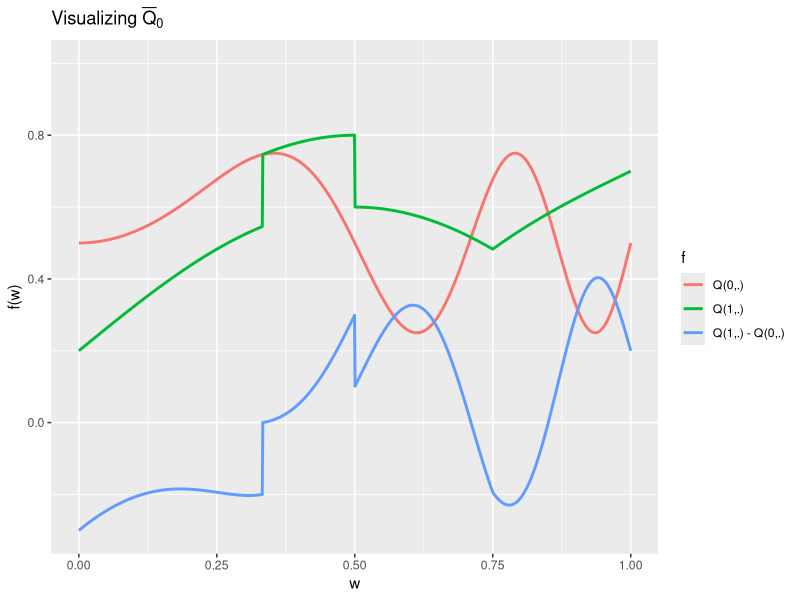

Write the R code that produced this figure. (Note: this script raises an error after producing the figure.)
## ---- chunk 1
knitr::opts_chunk$set(
  fig.height = 4, 
  fig.path = 'img/',
  fig.width = 12,
  message = FALSE,
  size = "tiny",
  warning = FALSE,
  warnings = FALSE
)
## ---- chunk 2
redo <- c(TRUE, FALSE)[2]
## if 'redo' then recompute 'learned_features_fixed_sample_size' and
## 'learned_features_varying_sample_size', otherwise upload them if they
## not already in the environment.
if (redo) {
  if (!exists("learned_features_fixed_sample_size")) {
    learned_features_fixed_sample_size <-
      loadObject("data/learned_features_fixed_sample_size.xdr")
  }
  if (!exists("learned_features_varying_sample_size")) {
    learned_features_varying_sample_size <-
      loadObject("data/learned_features_varying_sample_size.xdr")
  }
} 
## ---- chunk 3
set.seed(54321) ## because reproducibility matters...
suppressMessages(library(R.utils)) ## make sure it is installed
suppressMessages(library(tidyverse)) ## make sure it is installed
suppressMessages(library(caret)) ## make sure it is installed
expit <- plogis
logit <- qlogis
## ---- chunk 4
draw_from_experiment <- function(n, ideal = FALSE) {
  ## preliminary
  n <- Arguments$getInteger(n, c(1, Inf))
  ideal <- Arguments$getLogical(ideal)
  ## ## 'Gbar' and 'Qbar' factors
  Gbar <- function(W) {
    expit(1 + 2 * W - 4 * sqrt(abs((W - 5/12))))
  }
  Qbar <- function(AW) {
    A <- AW[, 1]
    W <- AW[, 2]
    ## A * (cos((1 + W) * pi / 4) + (1/3 <= W & W <= 1/2) / 5) +
    ##  (1 - A) * (sin(4 * W^2 * pi) / 4 + 1/2)
    A * (cos((-1/2 + W) * pi) * 2/5 + 1/5 + (1/3 <= W & W <= 1/2) / 5 +
         (W >= 3/4) * (W - 3/4) * 2) +
      (1 - A) * (sin(4 * W^2 * pi) / 4 + 1/2) 
  }
  ## sampling
  ## ## context
  mixture_weights <- c(1/10, 9/10, 0)
  mins <- c(0, 11/30, 0)
  maxs <- c(1, 14/30, 1)
  latent <- findInterval(runif(n), cumsum(mixture_weights)) + 1
  W <- runif(n, min = mins[latent], max = maxs[latent])
  ## ## counterfactual rewards
  zeroW <- cbind(A = 0, W)
  oneW <- cbind(A = 1, W)
  Qbar.zeroW <- Qbar(zeroW)
  Qbar.oneW <- Qbar(oneW)
  Yzero <- rbeta(n, shape1 = 2, shape2 = 2 * (1 - Qbar.zeroW) / Qbar.zeroW)
  Yone <- rbeta(n, shape1 = 3, shape2 = 3 * (1 - Qbar.oneW) / Qbar.oneW)
  ## ## action undertaken
  A <- rbinom(n, size = 1, prob = Gbar(W))
  ## ## actual reward
  Y <- A * Yone + (1 - A) * Yzero
  ## ## observation
  if (ideal) {
    obs <- cbind(W = W, Yzero = Yzero, Yone = Yone, A = A, Y = Y)
  } else {
    obs <- cbind(W = W, A = A, Y = Y)
  }
  attr(obs, "Gbar") <- Gbar
  attr(obs, "Qbar") <- Qbar
  attr(obs, "QW") <- function(W) {
    out <- sapply(1:length(mixture_weights),
                  function(ii){
                    mixture_weights[ii] *
                      dunif(W, min = mins[ii], max = maxs[ii])
                  })
    return(rowSums(out))
  }
  attr(obs, "qY") <- function(AW, Y, Qbar){
    A <- AW[, 1]
    W <- AW[, 2]
    Qbar.AW <- do.call(Qbar, list(AW)) # is call to 'do.call' necessary?
    shape1 <- ifelse(A == 0, 2, 3)
    dbeta(Y, shape1 = shape1, shape2 = shape1 * (1 - Qbar.AW) / Qbar.AW)
  }
  ##
  return(obs)
}
## ---- chunk 5
(five_obs <- draw_from_experiment(5))
## ---- chunk 6
Gbar <- attr(five_obs, "Gbar")
Qbar <- attr(five_obs, "Qbar")
QW <- attr(five_obs, "QW")

features <- tibble(w = seq(0, 1, length.out = 1e3)) %>%
  mutate(Qw = QW(w),
         Gw = Gbar(w),
         Q1w = Qbar(cbind(A = 1, W = w)),
         Q0w = Qbar(cbind(A = 0, W = w)),
         blip_Qw = Q1w - Q0w)

features %>% select(-Qw, -Gw) %>%
  rename("Q(1,.)" = Q1w,
         "Q(0,.)" = Q0w,
         "Q(1,.) - Q(0,.)" = blip_Qw) %>%
  gather("f", "value", -w) %>%
  ggplot() +
  geom_line(aes(x = w, y = value, color = f), size = 1) +
  labs(y = "f(w)", title = bquote("Visualizing" ~ bar(Q)[0])) +
  ylim(NA, 1)
## ---- chunk 7
integrand <- function(w) {
  Qbar <- attr(five_obs, "Qbar")
  QW <- attr(five_obs, "QW")
  ( Qbar(cbind(1, w)) - Qbar(cbind(0, w)) ) * QW(w)
}
(psi_zero <- integrate(integrand, lower = 0, upper = 1)$val)
## ---- chunk 8
## plot the causal diagram
## ---- chunk 9
B <- 1e6
ideal_obs <- draw_from_experiment(B, ideal = TRUE)
(psi_approx <- mean(ideal_obs[, "Yone"] - ideal_obs[, "Yzero"]))
## ---- chunk 10
sd_approx <- sd(ideal_obs[, "Yone"] - ideal_obs[, "Yzero"])
alpha <- 0.05
(psi_approx_CI <- psi_approx + c(-1, 1) * qnorm(1 - alpha / 2) * sd_approx / sqrt(B))
## ---- chunk 11
draw_from_another_experiment <- function(n, h = 0) {
  ## preliminary
  n <- Arguments$getInteger(n, c(1, Inf))
  h <- Arguments$getNumeric(h)
  ## ## 'Gbar' and 'Qbar' factors
  Gbar <- function(W) {
    sin((1 + W) * pi / 6)
  }
  Qbar <- function(AW, hh = h) {
    A <- AW[, 1]
    W <- AW[, 2]
    expit( logit( A *  W + (1 - A) * W^2 ) +
           hh * 10 * sqrt(W) * A )
  }
  ## sampling
  ## ## context
  W <- runif(n, min = 1/10, max = 9/10)
  ## ## action undertaken
  A <- rbinom(n, size = 1, prob = Gbar(W))
  ## ## reward
  shape1 <- 4
  QAW <- Qbar(cbind(A, W))
  Y <- rbeta(n, shape1 = shape1, shape2 = shape1 * (1 - QAW) / QAW)
  ## ## observation
  obs <- cbind(W = W, A = A, Y = Y)
  attr(obs, "Gbar") <- Gbar
  attr(obs, "Qbar") <- Qbar
  attr(obs, "QW") <- function(x){dunif(x, min = 1/10, max = 9/10)}
  attr(obs, "shape1") <- shape1
  attr(obs, "qY") <- function(AW, Y, Qbar, shape1){
    A <- AW[,1]; W <- AW[,2]
    Qbar.AW <- do.call(Qbar, list(AW))
    dbeta(Y, shape1 = shape1, shape2 = shape1 * (1 - Qbar.AW) / Qbar.AW)
  }
  ##
  return(obs)
}
## ---- chunk 12
five_obs_from_another_experiment <- draw_from_another_experiment(5)
another_integrand <- function(w) {
  Qbar <- attr(five_obs_from_another_experiment, "Qbar")
  QW <- attr(five_obs_from_another_experiment, "QW")
  ( Qbar(cbind(1, w)) - Qbar(cbind(0, w)) ) * QW(w)
}
(psi_Pi_zero <- integrate(another_integrand, lower = 0, upper = 1)$val)
## ---- chunk 13
eic <- function(obs, psi) {
  Qbar <- attr(obs, "Qbar")
  Gbar <- attr(obs, "Gbar")
  QAW <- Qbar(obs[, c("A", "W")])
  GW <- Gbar(obs[, "W"])
  lGAW <- obs[, "A"] * GW + (1 - obs[, "A"]) * (1 - GW)
  ( Qbar(cbind(1, obs[, "W"])) - Qbar(cbind(0, obs[, "W"])) - psi ) +
    (2 * obs[, "A"] - 1) / lGAW * (obs[, "Y"] - QAW)
}

(eic(five_obs, psi = psi_approx))
(eic(five_obs_from_another_experiment, psi = psi_Pi_zero))
## ---- chunk 14
obs <- draw_from_experiment(B)
(cramer_rao_hat <- var(eic(obs, psi = psi_approx)))
## ---- chunk 15
obs_from_another_experiment <- draw_from_another_experiment(B)
(cramer_rao_Pi_zero_hat <- var(eic(obs_from_another_experiment, psi = 59/300)))
(ratio <- sqrt(cramer_rao_Pi_zero_hat/cramer_rao_hat))
## ---- chunk 16
sigma0_draw_from_another_experiment <- function(obs) { 
  ## preliminary
  Qbar <- attr(obs, "Qbar")
  QAW <- Qbar(obs[, c("A", "W")])
  shape1 <- Arguments$getInteger(attr(obs, "shape1"), c(1, Inf))
  ## computations
  betaAW <- shape1 * (1 - QAW) / QAW
  out <- log(1 - obs[, "Y"])
  for (int in 1:shape1) {
    out <- out + 1/(int - 1 + betaAW)
  }
  out <- - out * shape1 * (1 - QAW) / QAW * 10 * sqrt(obs[, "W"]) * obs[, "A"]
  ## no need to center given how we will use it
  return(out)
}

vars <- eic(obs_from_another_experiment, psi = 59/300) *
  sigma0_draw_from_another_experiment(obs_from_another_experiment)
sd_hat <- sd(vars)
(slope_hat <- mean(vars))
(slope_CI <- slope_hat + c(-1, 1) * qnorm(1 - alpha / 2) * sd_hat / sqrt(B))
## ---- chunk 17
Gbar <- attr(obs, "Gbar")

iter <- 1e3
## ---- chunk 18
estimate_G <- function(dat, algorithm, ...) {
  if (!attr(algorithm, "ML")) {
    dat <- as.data.frame(dat)
    fit <- algorithm[[1]](formula = algorithm[[2]], data = dat)
    Ghat <- function(newdata) {
      newdata <- as.data.frame(newdata)
      predict(fit, newdata, type = "response")
    }
  } else {
    fit <- algorithm(dat, ...)
    Qhat <- function(newdata) {
      caret::predict.train(fit, newdata)
    }
  }
  return(Ghat)
}

compute_lGhatAW <- function(A, W, Ghat, threshold = 0.05) {
  dat <- data.frame(A = A, W = W)
  Ghat_W <- Ghat(dat)
  lGAW <- A * Ghat_W + (1 - A) * (1 - Ghat_W)
  pred <- pmin(1 - threshold, pmax(lGAW, threshold))
  return(pred)
}
## ---- chunk 19
working_model_G_one <- list(
  model = function(...) {glm(family = binomial(), ...)},
  formula = as.formula(
    paste("A ~",
          paste(c("I(W^", "I(abs(W - 5/12)^"),
                rep(seq(1/2, 3/2, by = 1/2), each = 2),
                sep = "", collapse = ") + "),
          ")")
  ))
attr(working_model_G_one, "ML") <- FALSE
working_model_G_one$formula
## ---- chunk 20
if (redo) {
  learned_features_fixed_sample_size <-
    obs %>% as_tibble() %>%
    mutate(id = 1:n() %% iter) %>%
    nest(-id, .key = "obs") %>%
    mutate(Ghat = map(obs, ~ estimate_G(., algorithm = working_model_G_one))) %>%
    mutate(lGAW = map2(Ghat, obs, ~ compute_lGhatAW(.y$A, .y$W, .x)))
}

psi_hat_abc <-
  learned_features_fixed_sample_size %>%
  unnest(obs, lGAW) %>%
  group_by(id) %>%
  summarize(est = mean(Y * (2 * A - 1) / lGAW)) %>%
  mutate(std = sd(est),
         clt = (est - psi_approx) / std,
         type = "c") %>%
  full_join(psi_hat_ab)

(bias_abc <- psi_hat_abc %>% group_by(type) %>% summarise(bias = mean(clt)))
## ---- chunk 21
transform <- c("cos", "sin", "sqrt", "log", "exp")
working_model_G_three <- list(
  model = function(...) {glm(family = binomial(), ...)},
  formula = as.formula(
    paste("A ~",
          paste("I(", transform, sep = "", collapse = "(W)) + "),
          "(W))")
  ))
attr(working_model_G_three, "ML") <- FALSE
(working_model_G_three$formula)
## ---- chunk 22
estimate_Q <- function(dat, algorithm, ...) {
  if (!attr(algorithm, "ML")) {
    dat <- as.data.frame(dat)
    fit <- algorithm[[1]](formula = algorithm[[2]], data = dat)
    Qhat <- function(newdata) {
      newdata <- as.data.frame(newdata)
      predict(fit, newdata, type = "response")
    }
  } else {
    fit <- algorithm(dat, ...)
    Qhat <- function(newdata) {
      caret::predict.train(fit, newdata)
    }    
  }
  return(Qhat)
}

compute_QhatAW <- function(Y, A, W, Qhat, blip = FALSE) {
  if (!blip) {
    dat <- data.frame(Y = Y, A = A, W = W)
    pred <- Qhat(dat)
  } else {
    pred <- Qhat(data.frame(A = 1, W = W)) - Qhat(data.frame(A = 0, W = W))
  }
  return(pred)  
}

working_model_Q_one <- list(
  model = function(...) {glm(family = binomial(), ...)},
  formula = as.formula(
    paste("Y ~ A * (",
          paste("I(W^", seq(1/2, 3/2, by = 1/2), sep = "", collapse = ") + "),
          "))")
  ))
attr(working_model_Q_one, "ML") <- FALSE
working_model_Q_one$formula

## k-NN
kknn_algo <- function(dat, ...) {
  args <- list(...)
  if ("Subsample" %in% names(args)) {
    keep <- sample.int(nrow(dat), args$Subsample)
    dat <- dat[keep, ]
  }
  caret::train(Y ~ I(10*A) + W, ## a tweak
               data = dat,
               method = "kknn",
               verbose = FALSE,
               ...)
}
attr(kknn_algo, "ML") <- TRUE
kknn_grid <- expand.grid(kmax = 5, distance = 2, kernel = "gaussian")
control <- trainControl(method = "cv", number = 2,
                        predictionBounds = c(0, 1),
                        allowParallel = TRUE)
## ---- chunk 23
if(redo) {
  learned_features_fixed_sample_size <-
    learned_features_fixed_sample_size %>% # head(n = 100) %>%
    mutate(Qhat_d = map(obs, ~ estimate_Q(., algorithm = working_model_Q_one)),
           Qhat_e = map(obs, ~ estimate_Q(., algorithm = kknn_algo,
                                          trControl = control,
                                          tuneGrid = kknn_grid))) %>%
    mutate(blip_QW_d = map2(Qhat_d, obs,
                            ~ compute_QhatAW(.y$Y, .y$A, .y$W, .x, blip = TRUE)),
           blip_QW_e = map2(Qhat_e, obs,
                            ~ compute_QhatAW(.y$Y, .y$A, .y$W, .x, blip = TRUE)))
}

psi_hat_de <-
  learned_features_fixed_sample_size %>%
  unnest(blip_QW_d, blip_QW_e) %>%
  group_by(id) %>%
  summarize(est_d = mean(blip_QW_d),
            est_e = mean(blip_QW_e)) %>%
  mutate(std_d = sd(est_d),
         std_e = sd(est_e),
         clt_d = (est_d - psi_approx) / std_d,
         clt_e = (est_e - psi_approx) / std_e) %>% 
  gather("key", "value", -id) %>%
  extract(key, c("what", "type"), "([^_]+)_([de])") %>%
  spread(what, value)

(bias_de <- psi_hat_de %>% group_by(type) %>% summarize(bias = mean(clt)))

fig <- ggplot() +
  geom_line(aes(x = x, y = y), 
            data = tibble(x = seq(-3, 3, length.out = 1e3),
                          y = dnorm(x)),
            linetype = 1, alpha = 0.5) +
  geom_density(aes(clt, fill = type, colour = type),
               psi_hat_de, alpha = 0.1) +
  geom_vline(aes(xintercept = bias, colour = type),
             bias_de, size = 1.5, alpha = 0.5)
  
fig +
  labs(x = expression(paste(sqrt(n/v[n]^{list(d, e)})*(psi[n]^{list(d, e)} - psi[0]))))
## ---- chunk 24
sample_size <- c(1e3, 4e3, 9e3)
block_size <- sum(sample_size)

label <- function(xx, sample_size = c(1e3, 2e3)) {
  by <- sum(sample_size)
  xx <- xx[seq_len((length(xx) %/% by) * by)] - 1
  prefix <- xx %/% by
  suffix <- findInterval(xx %% by, cumsum(sample_size))
  paste(prefix + 1, suffix + 1, sep = "_")
}

if (redo) {
  learned_features_varying_sample_size <- obs %>% as.tibble %>% 
    head(n = (nrow(.) %/% block_size) * block_size) %>% 
    mutate(block = label(1:nrow(.), sample_size)) %>%
    nest(-block, .key = "obs")
} 
## ---- chunk 25
if(redo) {
  learned_features_varying_sample_size <-
    learned_features_varying_sample_size %>% 
    mutate(Qhat_d = map(obs, ~ estimate_Q(., algorithm = working_model_Q_one)),
           Qhat_e = map(obs, ~ estimate_Q(., algorithm = kknn_algo,
                                          trControl = control,
                                          tuneGrid = kknn_grid))) %>%
    mutate(blip_QW_d = map2(Qhat_d, obs,
                            ~ compute_QhatAW(.y$Y, .y$A, .y$W, .x, blip = TRUE)),
           blip_QW_e = map2(Qhat_e, obs,
                            ~ compute_QhatAW(.y$Y, .y$A, .y$W, .x, blip = TRUE)))
}

root_n_bias <- learned_features_varying_sample_size %>%
  unnest(blip_QW_d, blip_QW_e) %>%
  group_by(block) %>%
  summarize(clt_d = sqrt(n())*(mean(blip_QW_d) - psi_approx),
            clt_e = sqrt(n())*(mean(blip_QW_e) - psi_approx)) %>%
  gather("key", "value", -block) %>%
  extract(key, c("what", "type"), "([^_]+)_([de])") %>%
  spread(what, value) %>%
  mutate(block = unlist(map(strsplit(block, "_"), ~.x[2])),
         sample_size = sample_size[as.integer(block)])
## ---- chunk 26
set_Qbar_Gbar<- function(obs, Qbar, Gbar) {
  attr(obs, "Qbar") <- Qbar
  attr(obs, "Gbar") <- Gbar
  return(obs)
}
## ---- chunk 27
one_realization <- learned_features_fixed_sample_size %>%
  head(1) %>% rename(data = obs)
attach(one_realization)

detach(one_realization)
